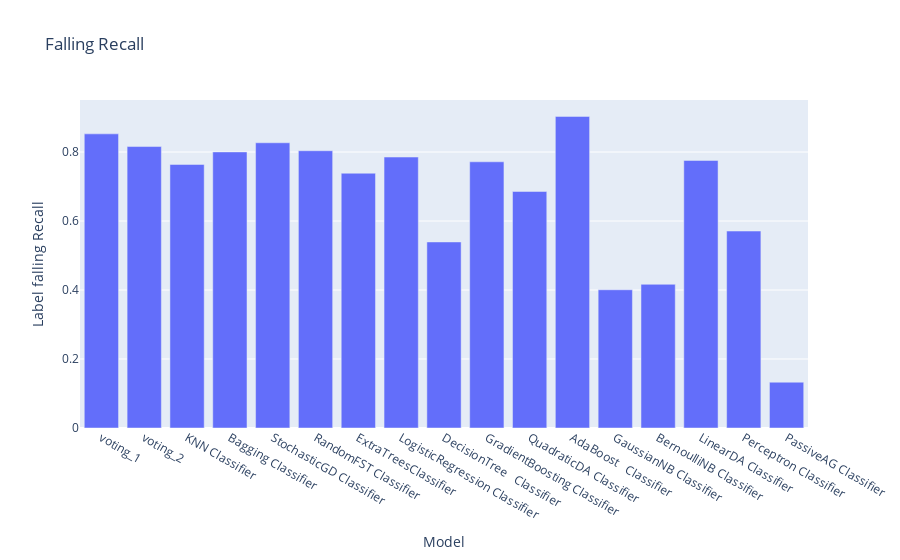

The code cell stored with this chart in its notebook:
### Code cell
px.bar(data_frame=evaluation_df,x='Model',y='Label falling Recall',title='Falling Recall')

### Figure 1 — Plotly figure (JSON) as saved in the notebook; plotly's stock layout.template omitted (floating-point values rounded to 4 significant figures)
{"data": [{"alignmentgroup": "True", "hovertemplate": "Model=%{x}<br>Label falling Recall=%{y}<extra></extra>", "legendgroup": "", "marker": {"color": "#636efa", "pattern": {"shape": ""}}, "name": "", "offsetgroup": "", "orientation": "v", "showlegend": false, "textposition": "auto", "type": "bar", "x": ["voting_1", "voting_2", "KNN Classifier", "Bagging Classifier", "StochasticGD Classifier", "RandomFST Classifier", "ExtraTreesClassifier", "LogisticRegression Classifier", "DecisionTree   Classifier", "GradientBoosting Classifier", "QuadraticDA Classifier", "AdaBoost   Classifier", "GaussianNB Classifier", "BernoulliNB Classifier", "LinearDA Classifier", "Perceptron Classifier", "PassiveAG Classifier"], "xaxis": "x", "y": [0.8527, 0.816, 0.764, 0.8004, 0.8269, 0.8038, 0.7386, 0.7855, 0.5394, 0.7717, 0.6857, 0.9033, 0.4007, 0.4166, 0.7757, 0.5709, 0.1328], "yaxis": "y"}], "layout": {"barmode": "relative", "legend": {"tracegroupgap": 0}, "title": {"text": "Falling Recall"}, "xaxis": {"anchor": "y", "domain": [0, 1], "title": {"text": "Model"}}, "yaxis": {"anchor": "x", "domain": [0, 1], "title": {"text": "Label falling Recall"}}}}
